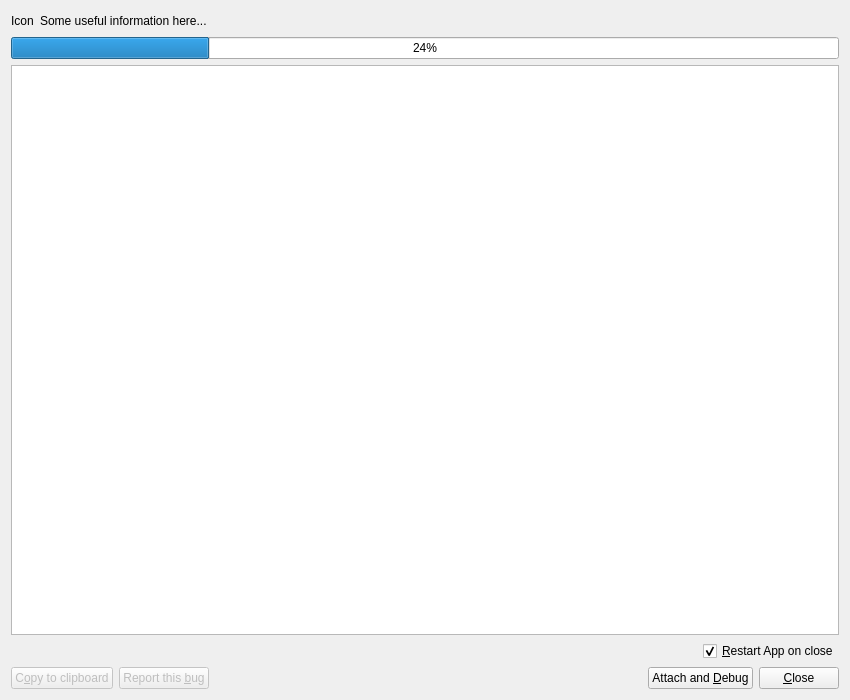
<?xml version="1.0" encoding="UTF-8"?>
<ui version="4.0">
 <class>CrashHandlerDialog</class>
 <widget class="QDialog" name="CrashHandlerDialog">
  <property name="geometry">
   <rect>
    <x>0</x>
    <y>0</y>
    <width>850</width>
    <height>700</height>
   </rect>
  </property>
  <property name="minimumSize">
   <size>
    <width>500</width>
    <height>300</height>
   </size>
  </property>
  <property name="windowTitle">
   <string>Dialog</string>
  </property>
  <layout class="QVBoxLayout" name="verticalLayout">
   <item>
    <layout class="QHBoxLayout" name="horizontalLayout_2">
     <property name="sizeConstraint">
      <enum>QLayout::SetDefaultConstraint</enum>
     </property>
     <item>
      <widget class="QLabel" name="iconLabel">
       <property name="text">
        <string>Icon</string>
       </property>
      </widget>
     </item>
     <item>
      <widget class="QLabel" name="introLabel">
       <property name="text">
        <string>Some useful information here...</string>
       </property>
       <property name="textInteractionFlags">
        <set>Qt::LinksAccessibleByMouse|Qt::TextSelectableByMouse</set>
       </property>
      </widget>
     </item>
     <item>
      <spacer name="horizontalSpacer_2">
       <property name="orientation">
        <enum>Qt::Horizontal</enum>
       </property>
       <property name="sizeHint" stdset="0">
        <size>
         <width>40</width>
         <height>20</height>
        </size>
       </property>
      </spacer>
     </item>
    </layout>
   </item>
   <item>
    <widget class="QProgressBar" name="progressBar">
     <property name="value">
      <number>24</number>
     </property>
    </widget>
   </item>
   <item>
    <widget class="QTextEdit" name="debugInfoEdit"/>
   </item>
   <item alignment="Qt::AlignRight">
    <widget class="QCheckBox" name="restartAppCheckBox">
     <property name="text">
      <string>&amp;Restart App on close</string>
     </property>
     <property name="checked">
      <bool>true</bool>
     </property>
    </widget>
   </item>
   <item>
    <layout class="QHBoxLayout" name="horizontalLayout">
     <item>
      <widget class="QPushButton" name="copyToClipBoardButton">
       <property name="enabled">
        <bool>false</bool>
       </property>
       <property name="toolTip">
        <string>Copy the whole contents to clipboard.</string>
       </property>
       <property name="text">
        <string>C&amp;opy to clipboard</string>
       </property>
      </widget>
     </item>
     <item>
      <widget class="QPushButton" name="reportBugButton">
       <property name="enabled">
        <bool>false</bool>
       </property>
       <property name="toolTip">
        <string>Open the bug tracker web site.</string>
       </property>
       <property name="text">
        <string>Report this &amp;bug</string>
       </property>
      </widget>
     </item>
     <item>
      <spacer name="horizontalSpacer">
       <property name="orientation">
        <enum>Qt::Horizontal</enum>
       </property>
       <property name="sizeHint" stdset="0">
        <size>
         <width>40</width>
         <height>20</height>
        </size>
       </property>
      </spacer>
     </item>
     <item>
      <widget class="QPushButton" name="debugAppButton">
       <property name="enabled">
        <bool>true</bool>
       </property>
       <property name="toolTip">
        <string>Debug the application with a new instance of Qt Creator. During debugging the crash handler will be hidden.</string>
       </property>
       <property name="text">
        <string>Attach and &amp;Debug</string>
       </property>
      </widget>
     </item>
     <item>
      <widget class="QPushButton" name="closeButton">
       <property name="toolTip">
        <string>Quit the handler and the crashed application.</string>
       </property>
       <property name="text">
        <string>&amp;Close</string>
       </property>
      </widget>
     </item>
    </layout>
   </item>
  </layout>
 </widget>
 <resources/>
 <connections/>
</ui>
